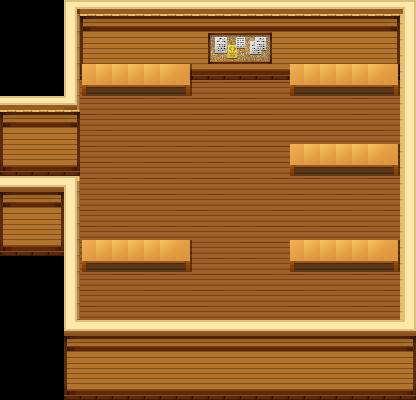

A level layout from a 2D game, rendered from its tile map. Below: a short description, then the map file with tile-grid data replaced by summaries:
An orthogonal 26x25 tile map with 16x16 px tiles, 4 tile layers (BackGroundA, BackGroundB, BackgroundC-Foreground, TablesButInLayer), 4 tilesets and 27 objects (12x tool, from-house, house, npc).

<map version="1.2" tiledversion="1.3.0" orientation="orthogonal" renderorder="right-down" compressionlevel="0" width="26" height="25" tilewidth="16" tileheight="16" infinite="0" nextlayerid="12" nextobjectid="29">
 <tileset firstgid="1" name="TileA4" tilewidth="16" tileheight="16" tilecount="960" columns="32">
  <image source="Tileset/TileA4.png" width="512" height="480" />
  <terraintypes>
   <terrain name="Floor" tile="0" />
  </terraintypes>
  <tile id="646" terrain=",0,0,0" />
  <tile id="647" terrain="0,,0,0" />
  <tile id="678" terrain="0,0,,0" />
  <tile id="679" terrain="0,0,0," />
  <tile id="708" terrain=",,,0" />
  <tile id="709" terrain=",,0,0" />
  <tile id="710" terrain=",,0,0" />
  <tile id="711" terrain=",,0," />
  <tile id="740" terrain=",0,,0" />
  <tile id="741" terrain="0,0,0,0" />
  <tile id="742" terrain="0,0,0,0" />
  <tile id="743" terrain="0,,0," />
  <tile id="772" terrain=",0,,0" />
  <tile id="773" terrain="0,0,0,0" />
  <tile id="774" terrain="0,0,0,0" />
  <tile id="775" terrain="0,,0," />
  <tile id="804" terrain=",0,," />
  <tile id="805" terrain="0,0,," />
  <tile id="806" terrain="0,0,," />
  <tile id="807" terrain="0,,," />
 </tileset>
 <tileset firstgid="961" name="TileA3" tilewidth="16" tileheight="16" tilecount="512" columns="32">
  <image source="Tileset/TileA3.png" width="512" height="256" />
 </tileset>
 <tileset firstgid="1473" name="TileC_interior" tilewidth="16" tileheight="16" tilecount="1024" columns="32">
  <image source="Tileset/TileC_interior.png" width="512" height="512" />
 </tileset>
 <tileset firstgid="2497" name="TileD_interior" tilewidth="16" tileheight="16" tilecount="1024" columns="32">
  <image source="Tileset/TileD_interior.png" width="512" height="512" />
 </tileset>
 <group id="2" name="BackGround">
  <layer id="1" name="BackGroundA" width="26" height="25">
   <data>[650 cells, 525 non-empty, 17 distinct tile ids]</data>
  </layer>
  <layer id="3" name="BackGroundB" width="26" height="25">
   <data>[650 cells, 265 non-empty, 29 distinct tile ids]</data>
  </layer>
  <layer id="6" name="BackgroundC-Foreground" width="26" height="25">
   <data>[650 cells, 25 non-empty, 21 distinct tile ids]</data>
  </layer>
 </group>
 <group id="5" name="Tables">
  <layer id="4" name="TablesButInLayer" width="26" height="25">
   <data>[650 cells, 78 non-empty, 14 distinct tile ids]</data>
  </layer>
 </group>
 <group id="7" name="Objects">
  <objectgroup id="9" name="Arrivals">
   <object id="15" name="from-house" x="104" y="160" width="16" height="24" />
  </objectgroup>
  <objectgroup id="10" name="Doors">
   <object id="14" name="house" x="0" y="160" width="16" height="32" />
  </objectgroup>
  <objectgroup id="8" name="Walls">
   <object id="1" x="64" y="320" width="352" height="80" />
   <object id="2" x="64" y="192" width="16" height="128" />
   <object id="4" x="0" y="192" width="64" height="64" />
   <object id="5" x="0" y="96" width="80" height="64" />
   <object id="6" x="64" y="0" width="16" height="96" />
   <object id="7" x="80" y="64" width="112" height="24" />
   <object id="8" x="288" y="64" width="112" height="24" />
   <object id="9" x="80" y="0" width="320" height="80" />
   <object id="10" x="400" y="0" width="16" height="320" />
   <object id="11" x="288" y="144" width="112" height="24" />
   <object id="12" x="288" y="240" width="112" height="24" />
   <object id="13" x="80" y="236" width="112" height="28" />
  </objectgroup>
  <objectgroup id="11" name="Interactables">
   <object id="16" name="sickle" type="tool" x="288" y="240" width="24" height="24" />
   <object id="17" name="hoe" type="tool" x="316" y="240" width="24" height="24" />
   <object id="18" name="hammer" type="tool" x="344" y="240" width="24" height="24" />
   <object id="19" name="axe" type="tool" x="372" y="240" width="24" height="24" />
   <object id="20" name="watering-can" type="tool" x="164" y="240" width="24" height="24" />
   <object id="21" name="grass-seeds" type="tool" x="164" y="64" width="24" height="24" />
   <object id="22" name="turnip-seeds" type="tool" x="372" y="144" width="24" height="24" />
   <object id="23" name="potato-seeds" type="tool" x="344" y="144" width="24" height="24" />
   <object id="24" name="tomato-seeds" type="tool" x="316" y="144" width="24" height="24" />
   <object id="25" name="corn-seeds" type="tool" x="288" y="144" width="24" height="24" />
   <object id="27" name="milker" type="tool" x="136" y="240" width="24" height="24" />
   <object id="28" name="sword" type="tool" x="288" y="64" width="24" height="24" />
   <object id="26" name="how-to" type="npc" x="224" y="32" width="32" height="32" />
  </objectgroup>
 </group>
</map>
